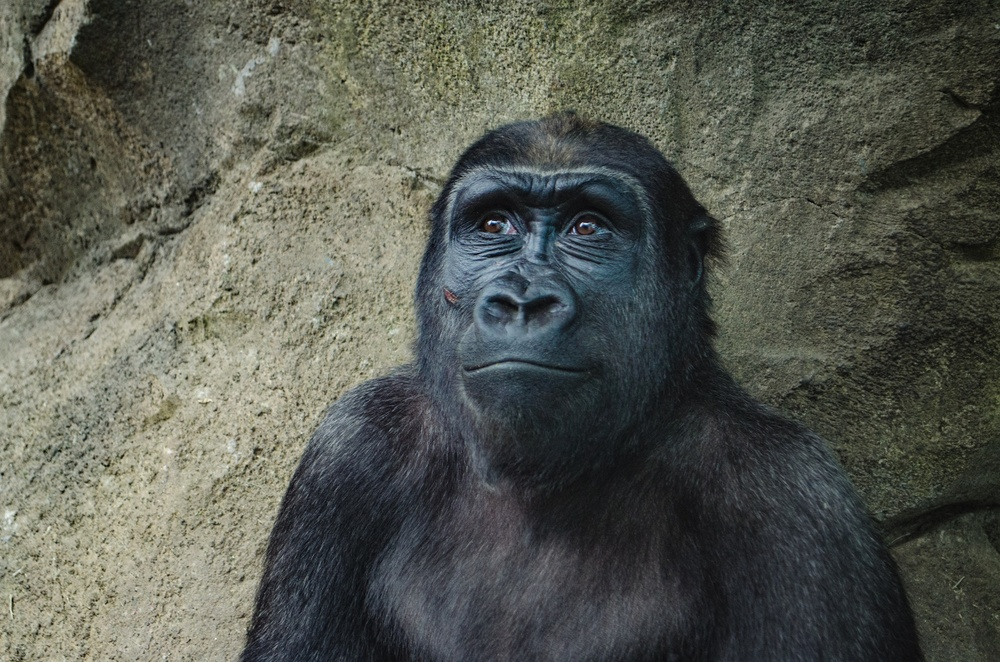
#> input picture DATA/gorilla.jpg, 1000 x 662 px, shrunk from 1955 x 1295 before the run
$ python equalization2.py
#> lines starting #> are read from the running program, lines starting #| are printed output that depends on the picture

import cv2
import numpy as np
import matplotlib.pyplot as plt


def display_img(img):  # this function just makes the image being displayed larger
    fig = plt.figure(figsize=(10, 8))
    ax = fig.add_subplot(111)
    ax.imshow(img, cmap="gray")


gorilla = cv2.imread("../DATA/gorilla.jpg", 0)
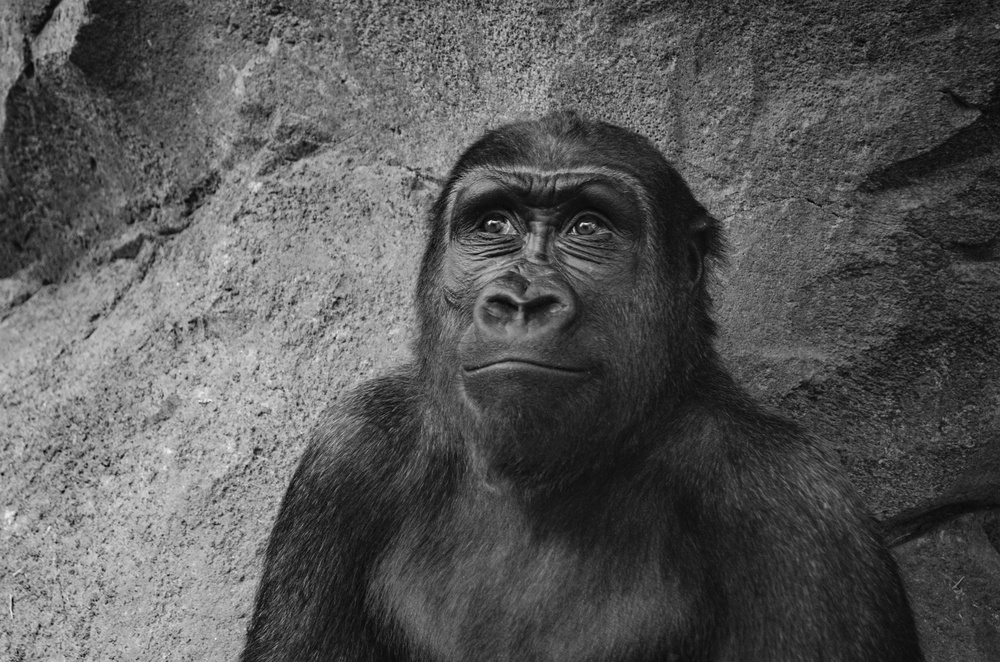
#> gorilla: shape (662, 1000); min 0, max 250, mean 87.1
# display_img(gorilla)

hist_value = cv2.calcHist([gorilla], channels=[0],
                          mask=None, histSize=[256], ranges=[0, 256])
#> hist_value = 256 values, max 6497 at index 35, min 0 at index 235, mean 2585.9
# plt.plot(hist_value)

equalized_gorilla = cv2.equalizeHist(gorilla)
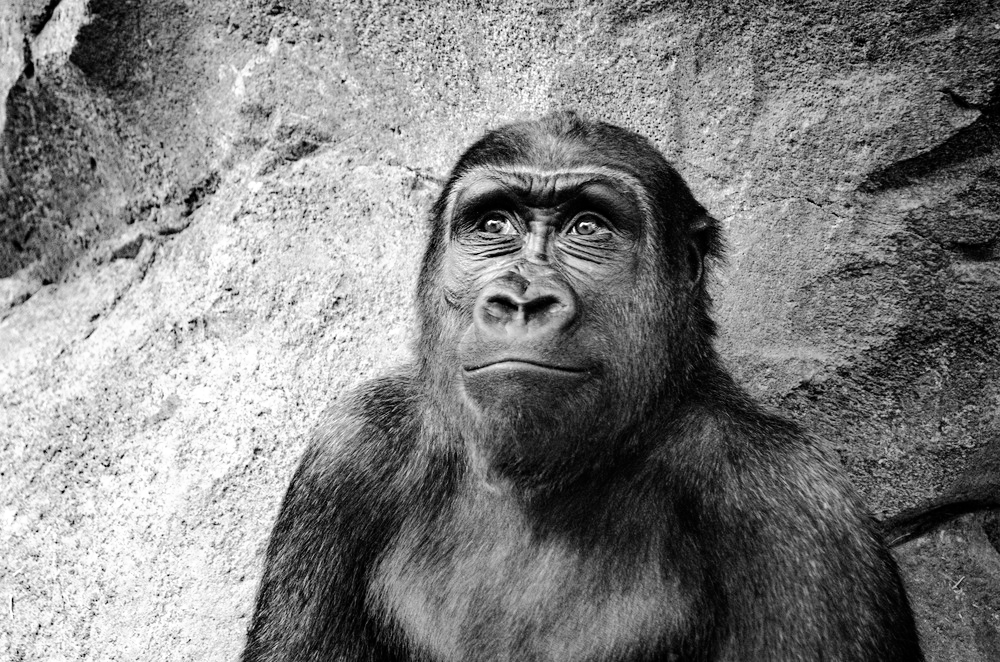
#> equalized_gorilla: shape (662, 1000); min 0, max 255, mean 128.4

# display_img(equalized_gorilla)
hist_value = cv2.calcHist([equalized_gorilla], channels=[
                          0], mask=None, histSize=[256], ranges=[0, 256])
#> hist_value = 256 values, max 6497 at index 37, min 0 at index 7, mean 2585.9
# plt.plot(hist_value)

color_gorilla = cv2.imread("../DATA/gorilla.jpg")
#> color_gorilla is the input picture: shape (662, 1000, 3); mean B, G, R 80.4, 88.9, 86
show_gorilla = cv2.cvtColor(color_gorilla, cv2.COLOR_BGR2RGB)

#! equalize color image
display_img(show_gorilla)

# * 1. convert the RGB image into HSV format
hsv_gorilla = cv2.cvtColor(color_gorilla, cv2.COLOR_BGR2HSV)
#> hsv_gorilla: shape (662, 1000, 3); mean H, S, V 58.9, 46.5, 91.5

# * 2. hue:saturation:value. we only equalize the value channel then replace the original value in the image
hsv_gorilla[:, :, 2] = cv2.equalizeHist(hsv_gorilla[:, :, 2])
#> hsv_gorilla: shape (662, 1000, 3); mean H, S, V 58.9, 46.5, 128.3

# * 3. convert back to RGB format
equalized_color_gorilla = cv2.cvtColor(hsv_gorilla, cv2.COLOR_HSV2RGB)
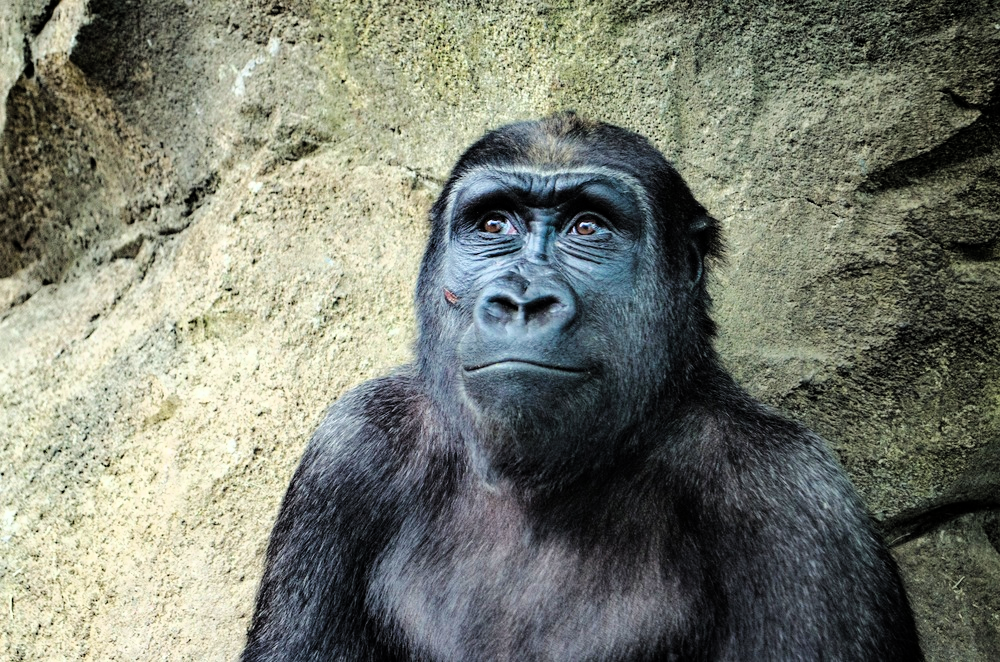
#> equalized_color_gorilla: shape (662, 1000, 3); mean R, G, B 120.4, 124.4, 112.3
display_img(equalized_color_gorilla)

plt.show()

$ run again, with DATA/00-puppy.jpg copied over DATA/gorilla.jpg
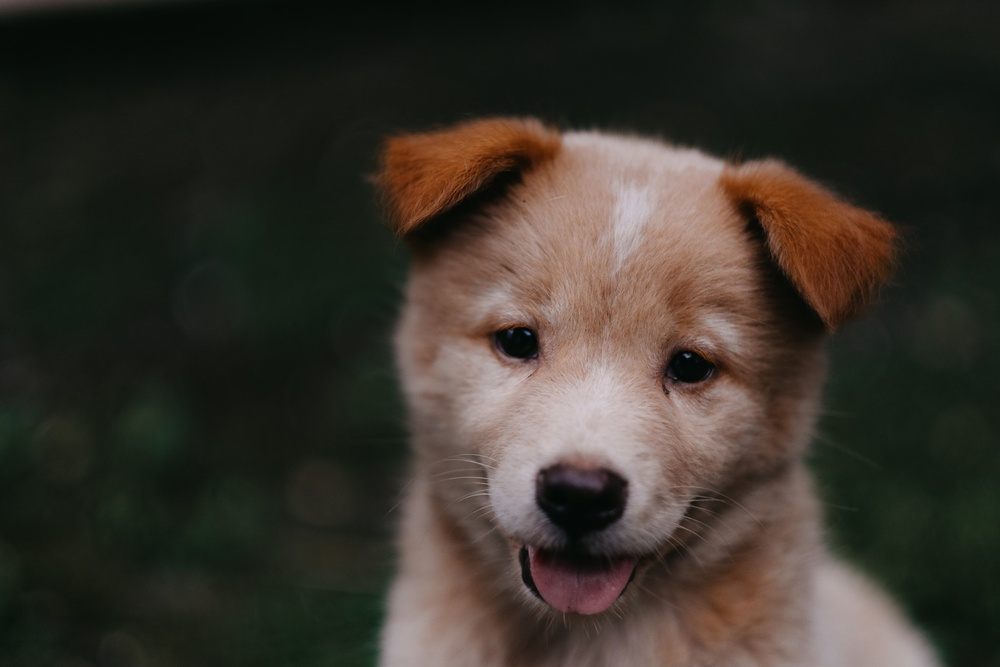
#> input picture DATA/00-puppy.jpg, 1000 x 667 px, shrunk from 1950 x 1300 before the run
#> `hist_value = cv2.calcHist([gorilla], channels=[0], mask=None, histSize..`: hist_value = 256 values, max 33525 at index 24, min 0 at index 0, mean 2605.5
#> `equalized_gorilla = cv2.equalizeHist(gorilla)`:
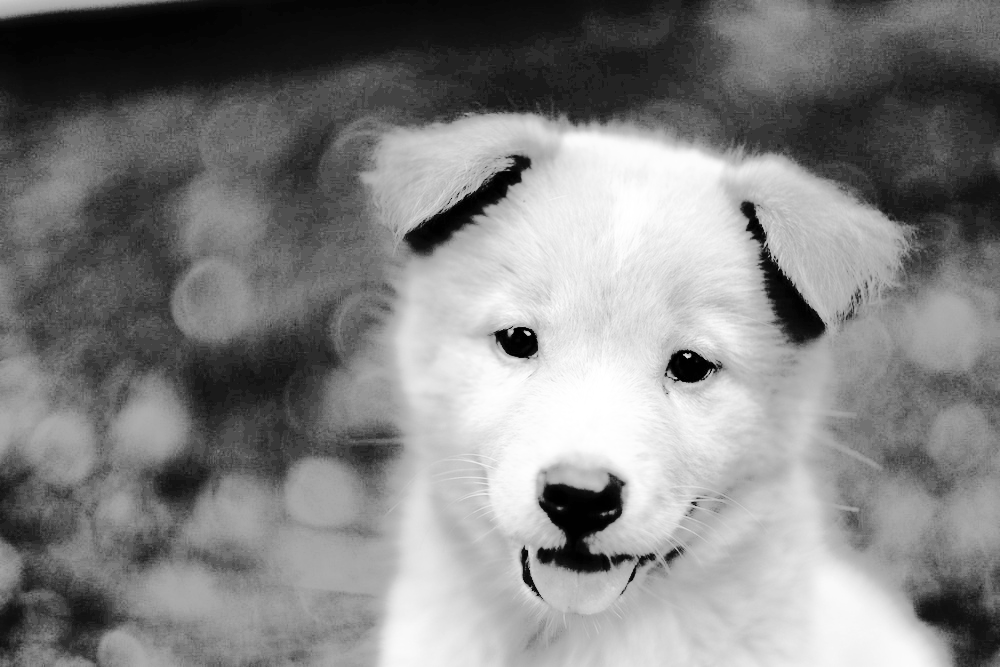
#> equalized_gorilla: shape (667, 1000); min 0, max 255, mean 130.3
#> `hist_value = cv2.calcHist([equalized_gorilla], channels=[ 0], mask=Non..`: hist_value = 256 values, max 33525 at index 80, min 0 at index 2, mean 2605.5
#> color_gorilla is the input picture: shape (667, 1000, 3); mean B, G, R 43.8, 51.8, 57.3
#> `equalized_color_gorilla = cv2.cvtColor(hsv_gorilla, cv2.COLOR_HSV2RGB)`:
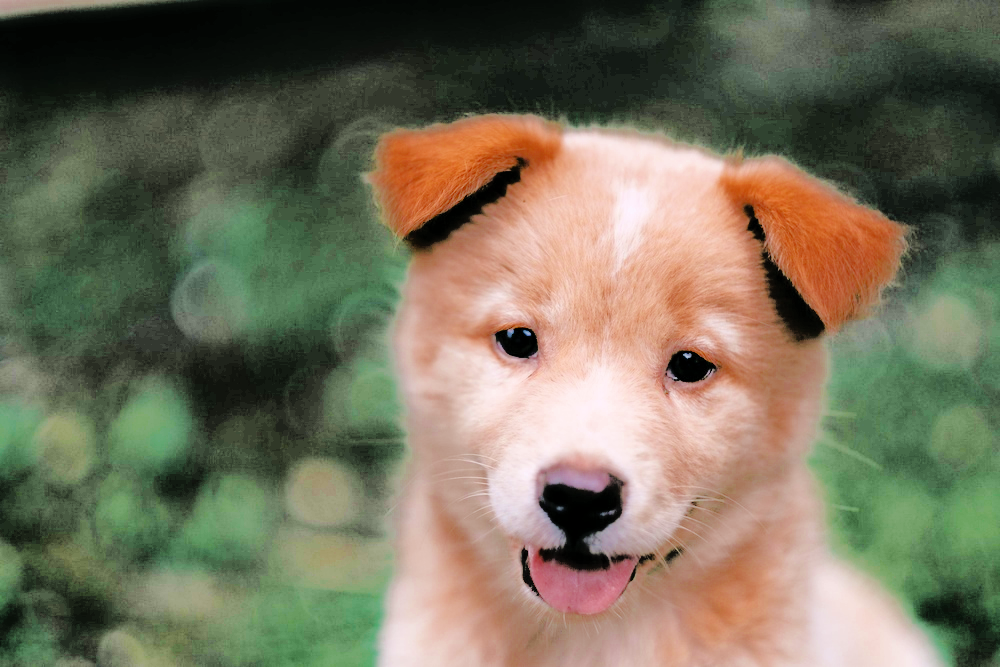
#> equalized_color_gorilla: shape (667, 1000, 3); mean R, G, B 118.3, 113.4, 92.1

$ run again, with DATA/Denis_Mukwege.jpg copied over DATA/gorilla.jpg
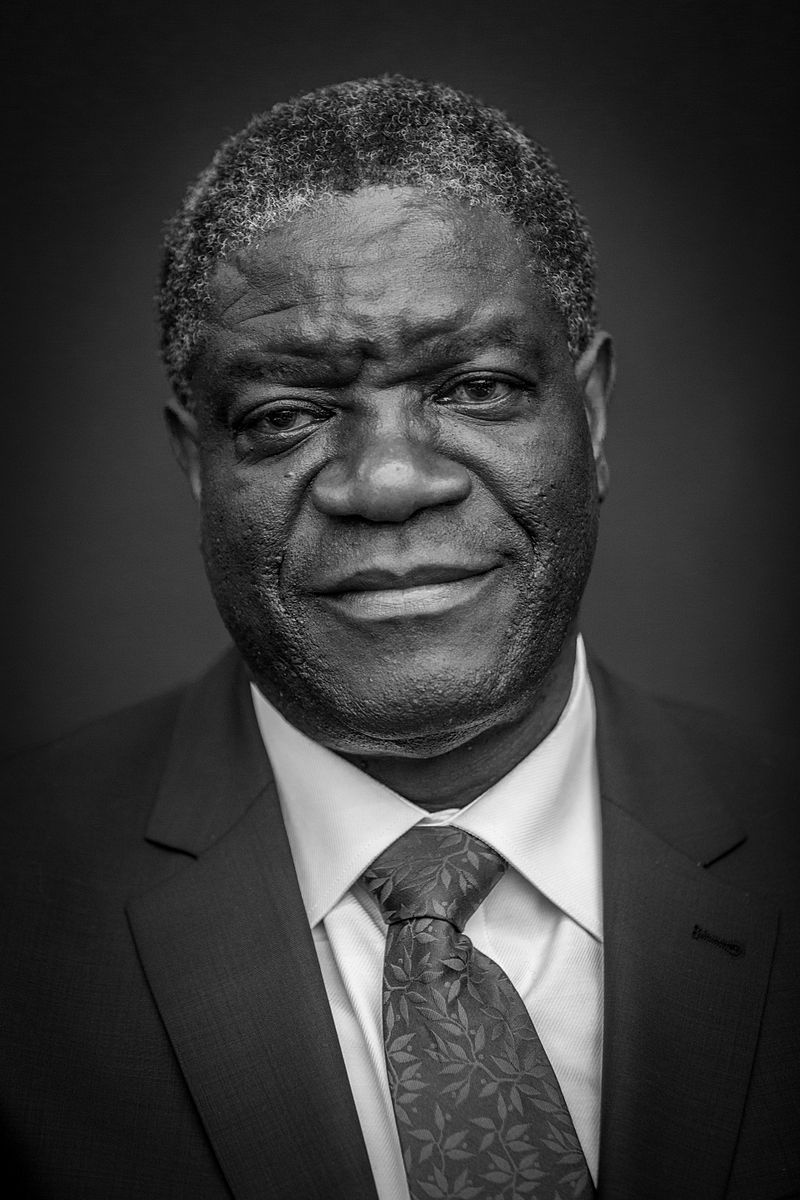
#> input picture DATA/Denis_Mukwege.jpg, 800 x 1200 px
#> gorilla is the input picture: shape (1200, 800); min 0, max 255, mean 58.8
#> `hist_value = cv2.calcHist([gorilla], channels=[0], mask=None, histSize..`: hist_value = 256 values, max 19219 at index 25, min 0 at index 251, mean 3750
#> `equalized_gorilla = cv2.equalizeHist(gorilla)`:
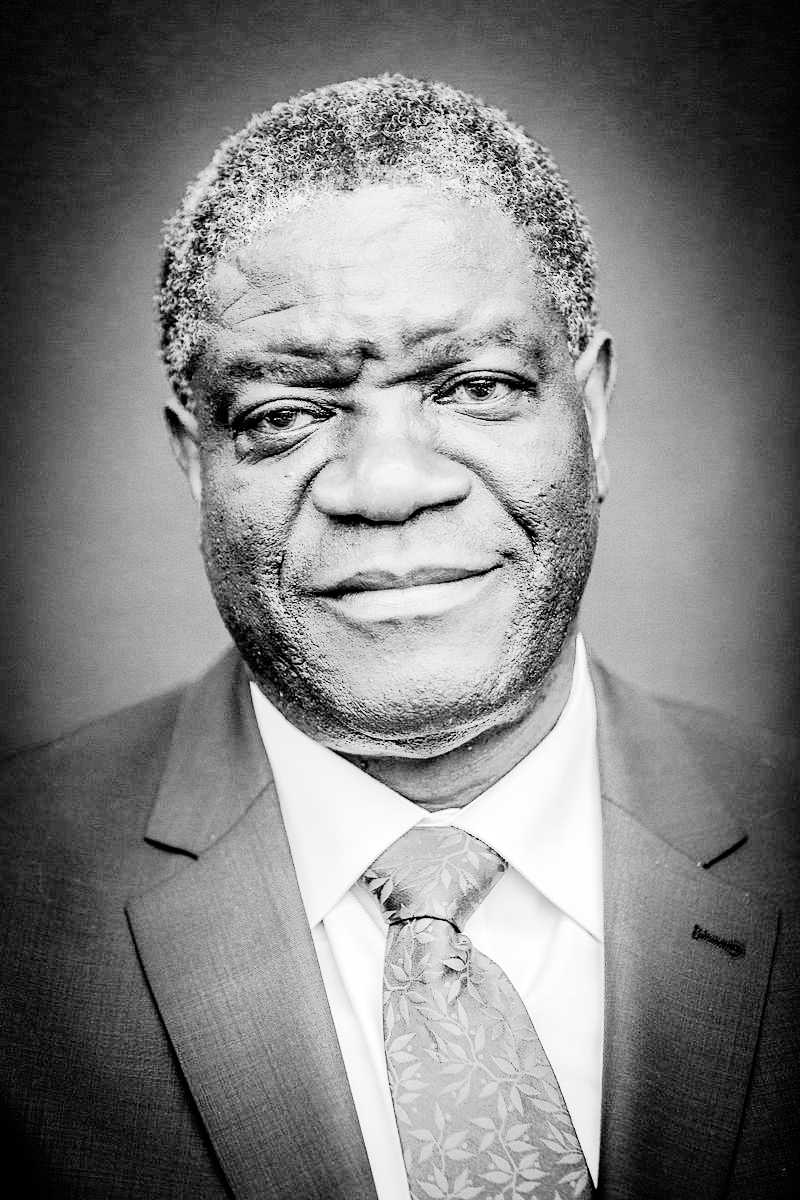
#> equalized_gorilla: shape (1200, 800); min 0, max 255, mean 128.7
#> `hist_value = cv2.calcHist([equalized_gorilla], channels=[ 0], mask=Non..`: hist_value = 256 values, max 19219 at index 57, min 0 at index 7, mean 3750

$ run again, with DATA/Nadia_Murad.jpg copied over DATA/gorilla.jpg
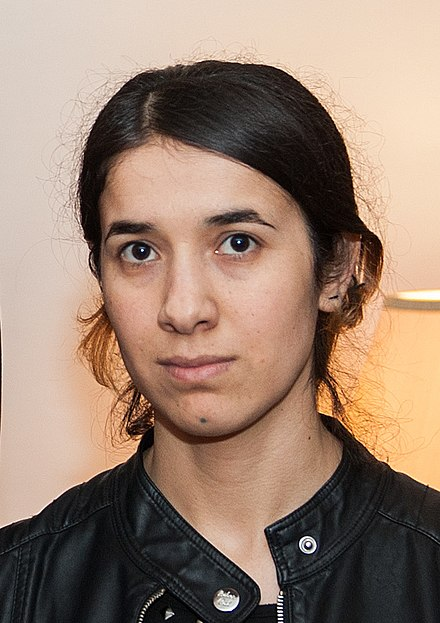
#> input picture DATA/Nadia_Murad.jpg, 440 x 623 px
#> `hist_value = cv2.calcHist([gorilla], channels=[0], mask=None, histSize..`: hist_value = 256 values, max 3895 at index 219, min 23 at index 246, mean 1070.8
#> `equalized_gorilla = cv2.equalizeHist(gorilla)`:
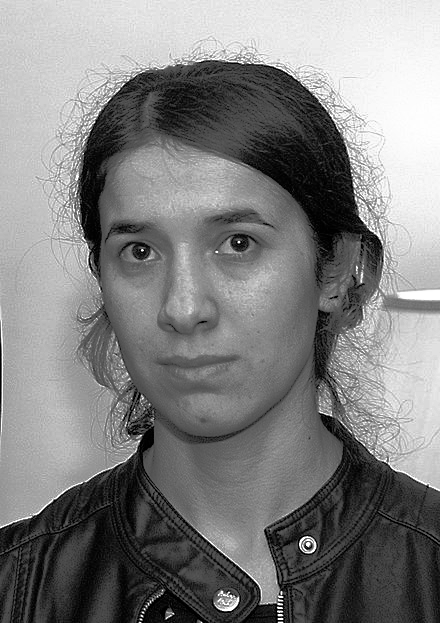
#> equalized_gorilla: shape (623, 440); min 0, max 255, mean 128.2
#> `hist_value = cv2.calcHist([equalized_gorilla], channels=[ 0], mask=Non..`: hist_value = 256 values, max 3895 at index 234, min 0 at index 6, mean 1070.8
#> color_gorilla is the input picture: shape (623, 440, 3); mean B, G, R 112.7, 129.2, 153.8
#> `equalized_color_gorilla = cv2.cvtColor(hsv_gorilla, cv2.COLOR_HSV2RGB)`:
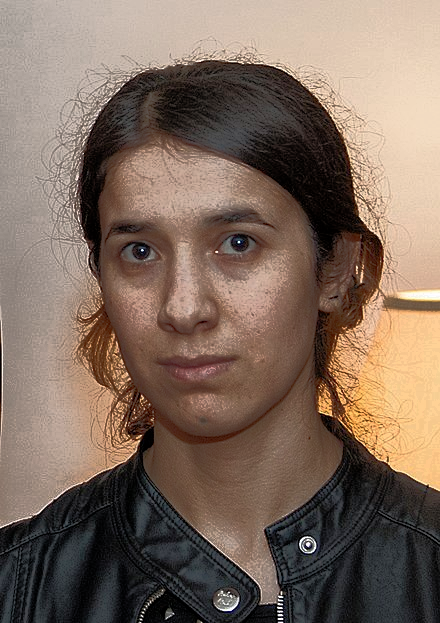
#> equalized_color_gorilla: shape (623, 440, 3); mean R, G, B 127.4, 107.5, 94.1
